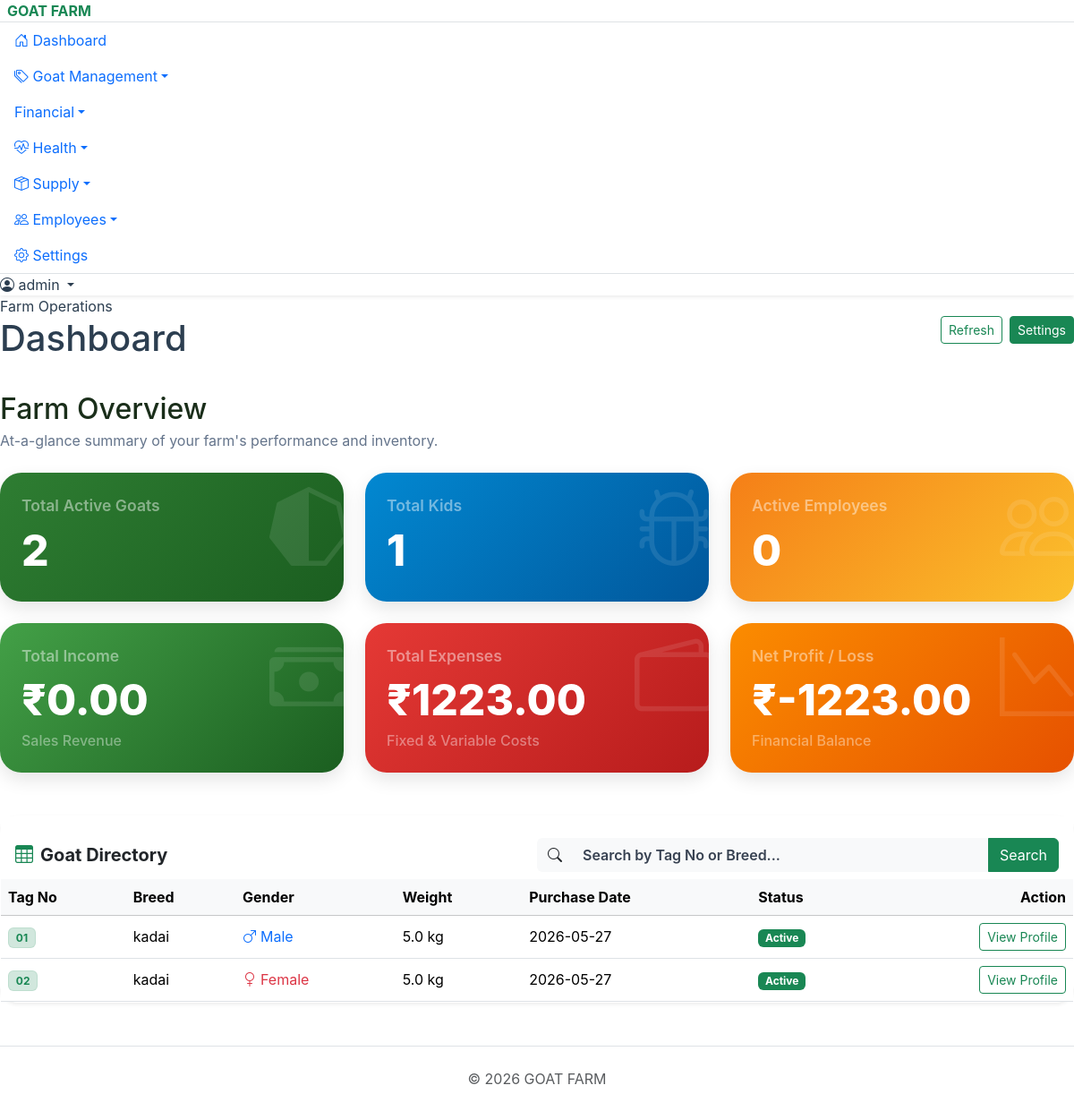
/dashboard (signed in), run on an earlier commit of the app's database.
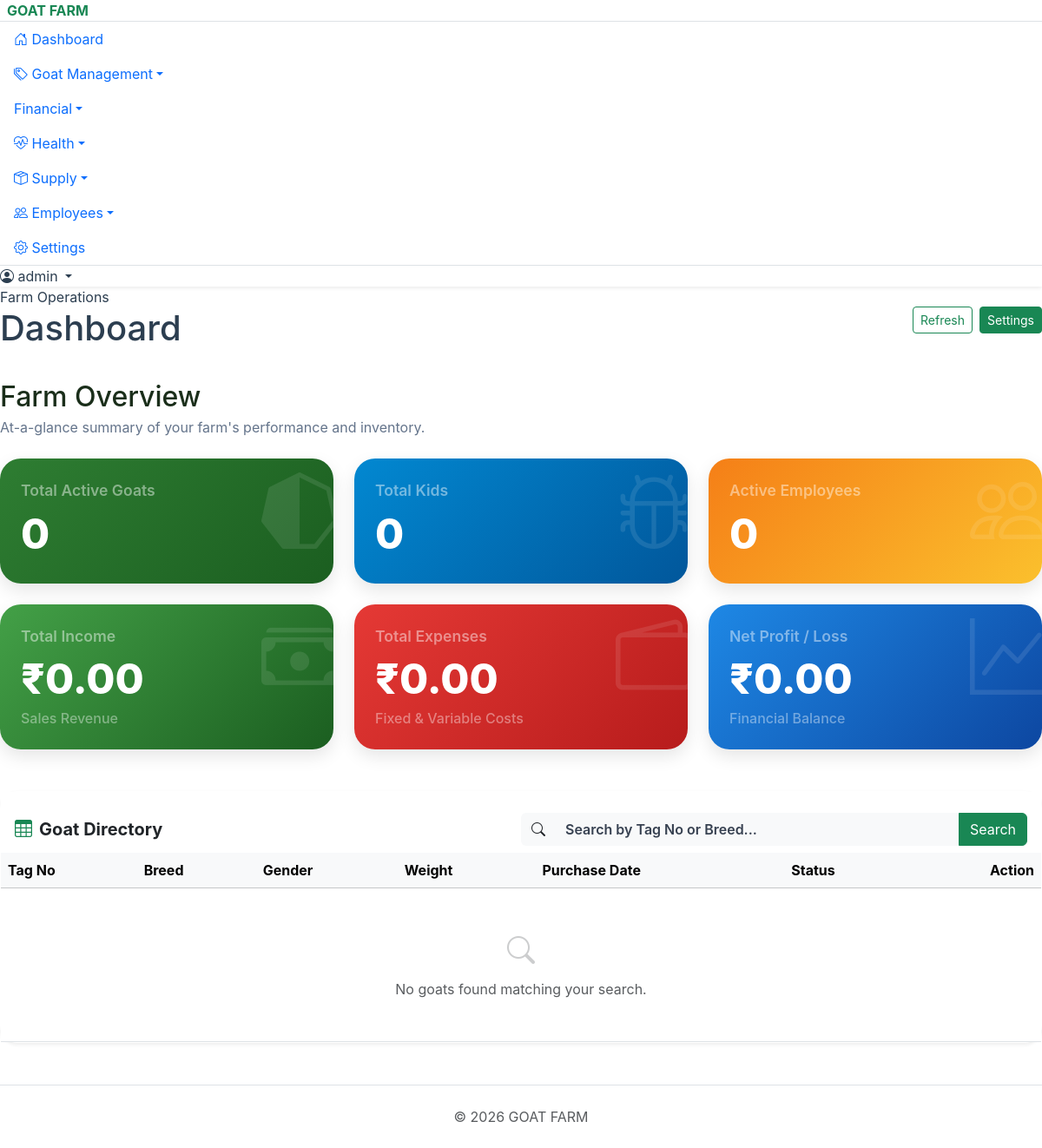
And on a later commit of the database.
### tables this page shows
CREATE TABLE master_records (
                id INTEGER PRIMARY KEY AUTOINCREMENT,
                si_no TEXT, tag_no TEXT NOT NULL, breed TEXT, breed_percent TEXT,
                status TEXT, sold TEXT, expired TEXT, gender TEXT, purchase_date DATE,
                color TEXT, weight_kg REAL, purchase_amount REAL, insurance_date DATE,
                vaccination TEXT, vaccination_period TEXT, medicine TEXT, medicine_period TEXT,
                feed TEXT, feed_amount TEXT, mating_date DATE, mating_goat_no TEXT,
                goat_week_period TEXT, delivery_date DATE, new_goat_gender TEXT,
                new_goat_color TEXT, birth_weight REAL, selling_date DATE, selling_weight REAL,
                selling_price REAL, mortality_date DATE, mortality_weight REAL,
                mortality_reason TEXT, insurance_claim_amount REAL, insurance_inform_date DATE,
                insurance_claim_date DATE
            , kit_status TEXT DEFAULT 'No');

### Project_goatfarm.py (the view)
@app.route('/')
@app.route('/dashboard')
def dashboard():
    db = get_db()
    start_date = request.args.get('start_date', '')
    end_date = request.args.get('end_date', '')
    search_q = request.args.get('search', '')
    total_goats = db.execute("SELECT COUNT(*) FROM master_records WHERE status = 'Active'").fetchone()[0] or 0
    total_kids = db.execute("SELECT COUNT(*) FROM kid_records").fetchone()[0] or 0
    total_employees = db.execute("SELECT COUNT(*) FROM employees WHERE status = 'Active'").fetchone()[0] or 0
    income = db.execute("SELECT SUM(sold_price) FROM sales_records").fetchone()[0] or 0.0
    exp_goat = db.execute("SELECT SUM(price) FROM purchases").fetchone()[0] or 0.0
    exp_feed = db.execute("SELECT SUM(total_cost) FROM feed_inventory").fetchone()[0] or 0.0
    exp_med = db.execute("SELECT SUM(cost) FROM medicine_purchases").fetchone()[0] or 0.0
    exp_vac = db.execute("SELECT SUM(cost) FROM vaccine_purchases").fetchone()[0] or 0.0
    exp_goat_v = db.execute("SELECT SUM(price) FROM vouchers").fetchone()[0] or 0.0
    exp_med_v = db.execute("SELECT SUM(cost) FROM medicine_vouchers").fetchone()[0] or 0.0
    exp_vac_v = db.execute("SELECT SUM(cost) FROM vaccine_vouchers").fetchone()[0] or 0.0
    exp_salary = db.execute("SELECT SUM(net_salary) FROM salary_payments").fetchone()[0] or 0.0
    exp_maint = db.execute("SELECT SUM(service_cost) FROM equipment_services").fetchone()[0] or 0.0
    exp_gen = db.execute("SELECT SUM(amount) FROM expenses WHERE status='Approved'").fetchone()[0] or 0.0
    expense = exp_goat + exp_feed + exp_med + exp_vac + exp_salary + exp_maint + exp_gen + exp_goat_v + exp_med_v + exp_vac_v
    profit = income - expense
    searched_goat = None
    if search_q:
        searched_goat = db.execute("SELECT * FROM master_records WHERE tag_no = ?", (search_q.strip(),)).fetchone()
        if not searched_goat:
            suffix_matches = db.execute("SELECT * FROM master_records WHERE tag_no LIKE ?", (f"%{search_q.strip()}",)).fetchall()
            if len(suffix_matches) == 1:
                searched_goat = suffix_matches[0]
        goats = db.execute("SELECT * FROM master_records WHERE tag_no LIKE ? OR breed LIKE ? ORDER BY id ASC",
                          (f"%{search_q}%", f"%{search_q}%")).fetchall()
    else:
        goats = db.execute("SELECT * FROM master_records ORDER BY id ASC LIMIT 10").fetchall()
    high_weight_goats = get_high_weight_goats(weight_threshold=25)
    return render_template('dashboard.html',
        income=income, expense=expense, profit=profit,
        total_goats=total_goats, total_kids=total_kids, total_employees=total_employees,
        goats=goats, search_q=search_q, searched_goat=searched_goat, high_weight_goats=high_weight_goats)

### templates/dashboard.html (shortened to what this page needs)
{% extends 'layout.html' %}
{% block content %}
<div>
    <div class="page-header mb-4 pt-2">
        <h2 class="fw-800 text-dark mb-1">Farm Overview</h2>
        <p class="text-muted mb-0">At-a-glance summary of your farm's performance and inventory.</p>
    </div>
<div class="row g-4 mb-4">
    <div class="col-md-4">
        <div class="stat-card" style="background: linear-gradient(135deg, #2e7d32, #1b5e20);">
            <i class="bi bi-heptagon-half stat-icon text-white-50"></i>
            <div class="stat-label text-white-50">Total Active Goats</div>
            <div class="stat-value text-white">{{ total_goats }}</div>
        </div>
    </div>
    <div class="col-md-4">
        <div class="stat-card" style="background: linear-gradient(135deg, #0288d1, #01579b);">
            <i class="bi bi-bug stat-icon text-white-50"></i>
            <div class="stat-label text-white-50">Total Kids</div>
            <div class="stat-value text-white">{{ total_kids }}</div>
        </div>
    </div>
    <div class="col-md-4">
        <div class="stat-card" style="background: linear-gradient(135deg, #f57f17, #fbc02d);">
            <i class="bi bi-people stat-icon text-white-50"></i>
            <div class="stat-label text-white-50">Active Employees</div>
            <div class="stat-value text-white">{{ total_employees }}</div>
        </div>
    </div>
</div>
<div class="row g-4 mb-5">
    <div class="col-md-4">
        <div class="stat-card" style="background: linear-gradient(135deg, #43a047, #1b5e20);">
            <i class="bi bi-cash-stack stat-icon text-white-50"></i>
            <div class="stat-label text-white-50">Total Income</div>
            <div class="stat-value text-white">₹{{ "%.2f"|format(income) }}</div>
            <div class="stat-sub text-white-50">Sales Revenue</div>
        </div>
    </div>
    <div class="col-md-4">
        <div class="stat-card" style="background: linear-gradient(135deg, #e53935, #b71c1c);">
            <i class="bi bi-wallet2 stat-icon text-white-50"></i>
            <div class="stat-label text-white-50">Total Expenses</div>
            <div class="stat-value text-white">₹{{ "%.2f"|format(expense) }}</div>
            <div class="stat-sub text-white-50">Fixed & Variable Costs</div>
        </div>
    </div>
    <div class="col-md-4">
        <div class="stat-card" style="background: linear-gradient(135deg, {% if profit >= 0 %}#1e88e5, #0d47a1{% else %}#fb8c00, #e65100{% endif %});">
            <i class="bi bi-graph-{% if profit >= 0 %}up{% else %}down{% endif %} stat-icon text-white-50"></i>
            <div class="stat-label text-white-50">Net Profit / Loss</div>
            <div class="stat-value text-white">₹{{ "%.2f"|format(profit) }}</div>
            <div class="stat-sub text-white-50">Financial Balance</div>
        </div>
    </div>
</div>
<div class="row mb-4">
    <div class="col-12">
        <div class="card border-0 shadow-sm">
            <div class="card-header bg-white border-0 pt-4 pb-2 d-flex justify-content-between align-items-center">
                <h5 class="fw-bold mb-0 text-dark"><i class="bi bi-table me-2 text-success"></i>Goat Directory</h5>
                <form action="{{ url_for('dashboard') }}" method="GET" class="d-flex w-50">
                    <div class="input-group">
                        <span class="input-group-text bg-light border-0"><i class="bi bi-search"></i></span>
                        <input type="text" name="search" class="form-control border-0 bg-light" placeholder="Search by Tag No or Breed..." value="{{ search_q }}">
                        <button class="btn btn-success" type="submit">Search</button>
                    </div>
                </form>
            </div>
            <div class="card-body p-0">
                <div class="table-responsive">
                    <table class="table table-hover align-middle mb-0">
                        <thead class="table-light">
                            <tr>
                                <th>Tag No</th>
                                <th>Breed</th>
                                <th>Gender</th>
                                <th>Weight</th>
                                <th>Purchase Date</th>
                                <th>Status</th>
                                <th class="text-end">Action</th>
                            </tr>
                        </thead>
                        <tbody>
                            {% for g in goats %}
                            <tr>
                                <td><span class="badge bg-success-subtle text-success border border-success border-opacity-10">{{ g.tag_no }}</span></td>
                                <td>{{ g.breed or 'N/A' }}</td>
                                <td>
                                    {% if g.gender|lower in ['male', 'm'] %}
                                        <span class="text-primary"><i class="bi bi-gender-male me-1"></i>Male</span>
                                    {% else %}
                                        <span class="text-danger"><i class="bi bi-gender-female me-1"></i>Female</span>
                                    {% endif %}
                                </td>
                                <td>{{ g.weight_kg }} kg</td>
                                <td>{{ g.purchase_date }}</td>
                                <td>
                                    {% if g.status == 'Active' %}
                                        <span class="badge bg-success">Active</span>
                                    {% elif g.status == 'Sold' %}
                                        <span class="badge bg-warning text-dark">Sold</span>
                                    {% else %}
                                        <span class="badge bg-secondary">{{ g.status }}</span>
                                    {% endif %}
                                </td>
                                <td class="text-end">
                                    <a href="{{ url_for('goat_detail', tag_number=g.tag_no) }}" class="btn btn-sm btn-outline-success">View Profile</a>
                                </td>
                            </tr>
                            {% else %}
                            <tr>
                                <td colspan="7" class="text-center py-5 text-muted">
                                    <i class="bi bi-search d-block mb-2" style="font-size: 2rem; opacity: 0.3;"></i>
                                    No goats found matching your search.
                                </td>
                            </tr>
                            {% endfor %}
                        </tbody>
                    </table>
                </div>
            </div>
        </div>
    </div>
</div>
</div>
{% endblock %}

### templates/layout.html (shortened to what this page needs)
<!DOCTYPE html>
<html lang="en" data-bs-theme="light">
<head>
    <link href="https://cdn.jsdelivr.net/npm/bootstrap@5.3.3/dist/css/bootstrap.min.css" rel="stylesheet">
    <link rel="stylesheet" href="https://cdn.jsdelivr.net/npm/bootstrap-icons@1.11.3/font/bootstrap-icons.min.css">
    <link rel="stylesheet" href="{{ url_for('static', filename='css/style.css') }}">
</head>
<body>
{% if session.get('user_id') %}
<nav class="sidebar bg-white shadow-sm d-flex flex-column">
    <div class="sidebar-header border-bottom">
        <a class="navbar-brand fw-bold text-success d-flex align-items-center p-0" href="{{ url_for('dashboard') }}">
             <span class="ms-2">GOAT FARM</span>
        </a>
    </div>
    <div class="sidebar-menu flex-grow-1 overflow-y-auto">
        <ul class="nav flex-column">
            <li class="nav-item">
                <a class="nav-link {% if request.endpoint == 'dashboard' %}active{% endif %}" href="{{ url_for('dashboard') }}"><i class="bi bi-house-door"></i> <span>Dashboard</span></a>
            </li>
            <li class="nav-item">
                <a class="nav-link dropdown-toggle" href="#" id="goatsDropdown" role="button" data-bs-toggle="collapse" data-bs-target="#goatsCollapse" aria-expanded="false"><i class="bi bi-tags"></i> <span>Goat Management</span></a>
            </li>
            <li class="nav-item">
                <a class="nav-link dropdown-toggle" href="#" id="financialDropdown" role="button" data-bs-toggle="collapse" data-bs-target="#financialCollapse" aria-expanded="false"> <span>Financial</span></a>
            </li>
            <li class="nav-item">
                <a class="nav-link dropdown-toggle" href="#" id="healthDropdown" role="button" data-bs-toggle="collapse" data-bs-target="#healthCollapse" aria-expanded="false"><i class="bi bi-heart-pulse"></i> <span>Health</span></a>
            </li>
            <li class="nav-item">
                <a class="nav-link dropdown-toggle" href="#" id="supplyDropdown" role="button" data-bs-toggle="collapse" data-bs-target="#supplyCollapse" aria-expanded="false"><i class="bi bi-box-seam"></i> <span>Supply</span></a>
            </li>
            <li class="nav-item">
                <a class="nav-link dropdown-toggle" href="#" id="employeesDropdown" role="button" data-bs-toggle="collapse" data-bs-target="#employeesCollapse" aria-expanded="false"><i class="bi bi-people"></i> <span>Employees</span></a>
            </li>
            <li class="nav-item">
                <a class="nav-link {% if request.endpoint in ['farm_settings'] %}active{% endif %}" href="{{ url_for('farm_settings') }}"><i class="bi bi-gear"></i> <span>Settings</span></a>
            </li>
        </ul>
    </div>
    <div class="sidebar-footer border-top">
        <div class="dropdown">
            <a class="nav-link dropdown-toggle" href="#" id="userDropdown" role="button" data-bs-toggle="dropdown">
                <i class="bi bi-person-circle"></i> {{ session.get('username') }}
            </a>
        </div>
    </div>
</nav>
{% endif %}
<div class="main-wrapper">
    <div class="main-content">
        <div class="page-shell">
            <div class="page-topbar d-flex flex-column flex-md-row align-items-start align-items-md-center justify-content-between gap-3 mb-4">
                <div>
                    <span class="eyebrow">Farm Operations</span>
                    <h1 class="page-title mb-1">{{ request.endpoint|replace('_', ' ')|title if request.endpoint else 'Dashboard' }}</h1>
                </div>
                <div class="topbar-actions d-flex gap-2">
                    <a href="{{ url_for('dashboard') }}" class="btn btn-outline-success btn-sm">Refresh</a>
                    <a href="{{ url_for('farm_settings') }}" class="btn btn-success btn-sm">Settings</a>
                </div>
            </div>
        {% block content %}{% endblock %}
    </div>
    <footer class="footer mt-5 py-4 text-center text-muted border-top bg-white">
        <div class="container-fluid">
            &copy; 2026 GOAT FARM
        </div>
    </footer>
</div>
</body>
</html>

What changed in the data, as far as the page shows it:
removed master_records: tag_no "01", breed "kadai", gender "M" (drawn), weight_kg "5.0", purchase_date "2026-05-27", status "Active"
removed master_records: tag_no "02", breed "kadai", gender "F" (drawn), weight_kg "5.0", purchase_date "2026-05-27", status "Active"
Also different on the page:
{{ total_goats }}: "2" → "0"
{{ total_kids }}: "1" → "0"
{{ "%.2f"|format(expense) }}: "1223.00" → "0.00"
{{ "%.2f"|format(profit) }}: "-1223.00" → "0.00"
text now shown: "No goats found matching your search."
